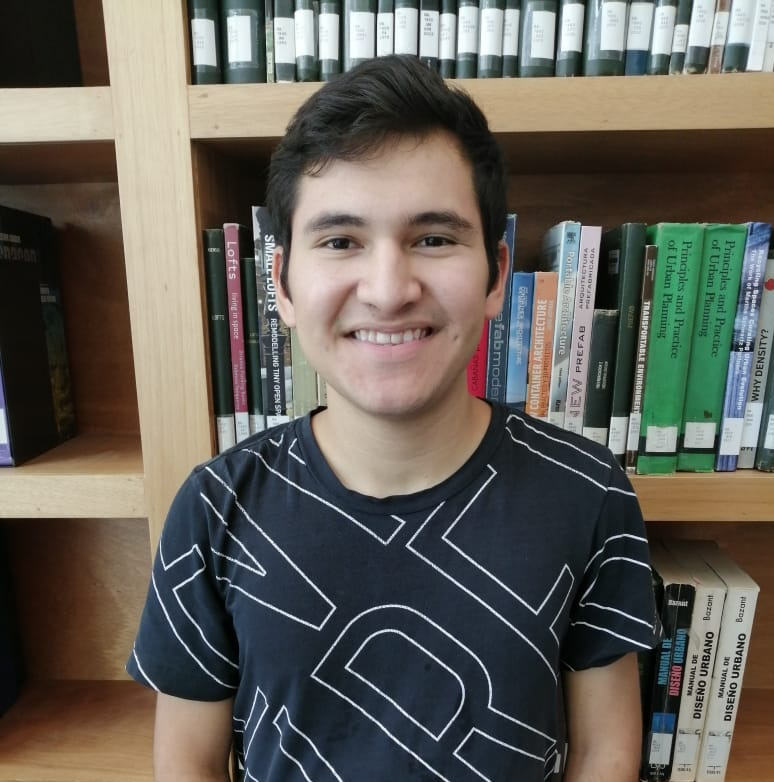
#> input picture imagenmia.jpg, 774 x 782 px
$ python opencbch2.py
#> lines starting #> are read from the running program, lines starting #| are printed output that depends on the picture; after the words box and inside, x2 and y2 are one past the last pixel; in counts of white or black regions, pixels touching at a corner belong together
import cv2
import numpy as np

img = cv2.imread("imagenmia.jpg")
#> img is the input picture: shape (782, 774, 3); mean B, G, R 88.2, 95.9, 99.3
kernel = np.ones((5,5),np.uint8)

imgGray = cv2.cvtColor(img,cv2.COLOR_BGR2GRAY) #Esta convierte el color de la imagen a gris
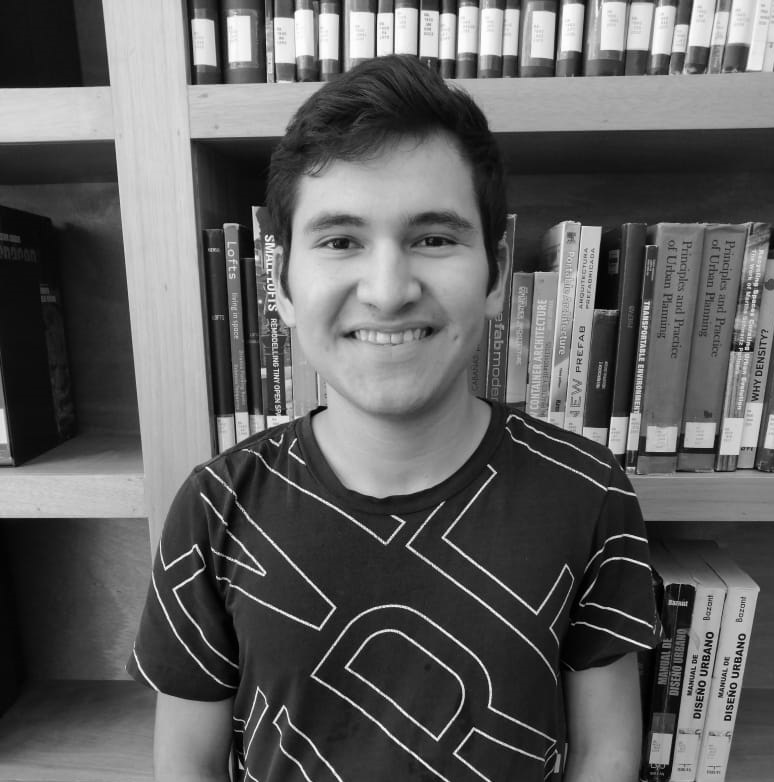
#> imgGray: shape (782, 774); min 0, max 254, mean 96
imgBlur = cv2.GaussianBlur(imgGray,(7,7),0) #Este le hace un blur Gaussiano a la imagen
imgCanny = cv2.Canny(img,100,100) #Canny detecta bordes
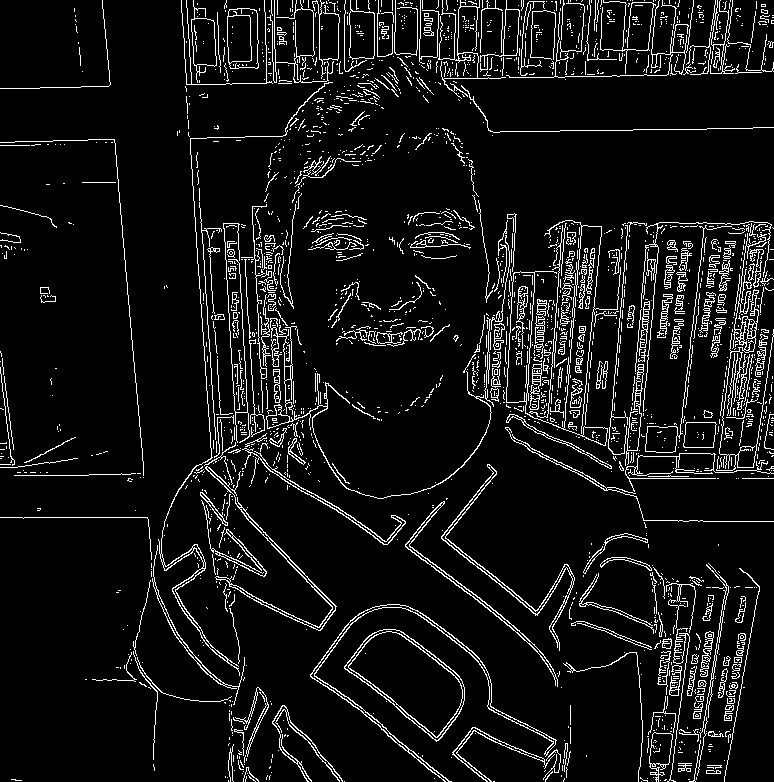
#> imgCanny: shape (782, 774); 7.8% white in thin lines or dots
imgDialation = cv2.dilate(imgCanny,kernel,iterations=1) #Dialation es para hacer los bordes más gruesos
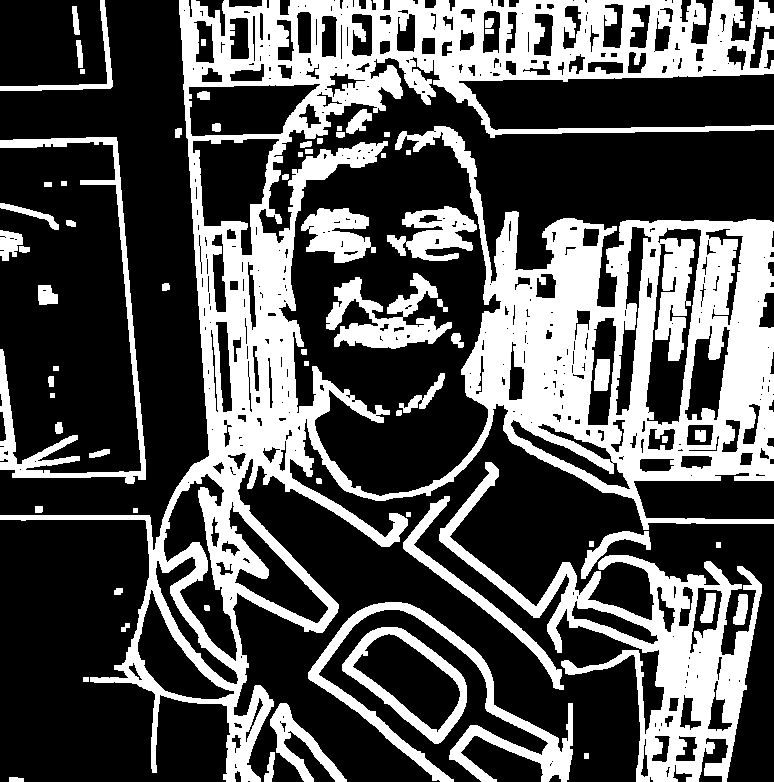
#> imgDialation: shape (782, 774); 33.1% white; 69 white regions, largest, box (x1, y1, x2, y2) and area: (0, 0, 774, 782) 141158, (439, 462, 762, 782) 21189, (308, 602, 573, 782) 7493

cv2.imshow("Imagen Normal",img)
cv2.imshow("Imagen en gris", imgGray)
cv2.imshow("Imagen blurreada con funcion Gaussiana", imgBlur)
cv2.imshow("Canny que detecta bordes", imgCanny)
cv2.imshow("Dialation para bordes más gruesos", imgDialation)
cv2.waitKey(0)
